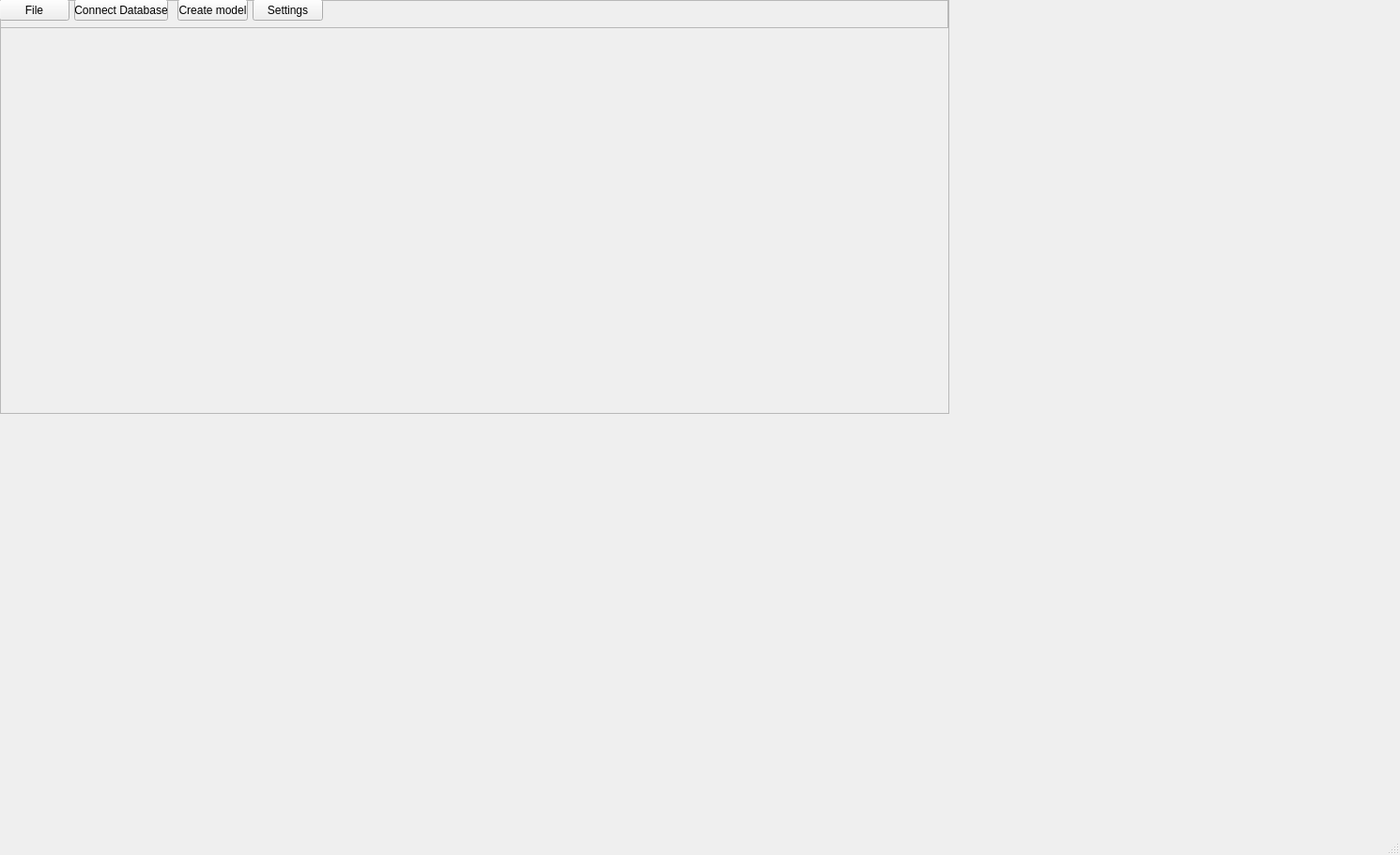
<?xml version="1.0" encoding="UTF-8"?>
<ui version="4.0">
 <class>MainWindow</class>
 <widget class="QMainWindow" name="MainWindow">
  <property name="geometry">
   <rect>
    <x>0</x>
    <y>0</y>
    <width>1491</width>
    <height>911</height>
   </rect>
  </property>
  <property name="windowTitle">
   <string>MainWindow</string>
  </property>
  <widget class="QWidget" name="centralwidget">
   <widget class="QFrame" name="frame">
    <property name="geometry">
     <rect>
      <x>0</x>
      <y>0</y>
      <width>1011</width>
      <height>441</height>
     </rect>
    </property>
    <property name="frameShape">
     <enum>QFrame::StyledPanel</enum>
    </property>
    <property name="frameShadow">
     <enum>QFrame::Raised</enum>
    </property>
    <widget class="QFrame" name="frame_2">
     <property name="geometry">
      <rect>
       <x>-1</x>
       <y>-1</y>
       <width>1011</width>
       <height>31</height>
      </rect>
     </property>
     <property name="frameShape">
      <enum>QFrame::StyledPanel</enum>
     </property>
     <property name="frameShadow">
      <enum>QFrame::Raised</enum>
     </property>
     <widget class="QPushButton" name="btn_file">
      <property name="geometry">
       <rect>
        <x>0</x>
        <y>0</y>
        <width>75</width>
        <height>23</height>
       </rect>
      </property>
      <property name="text">
       <string>File</string>
      </property>
     </widget>
     <widget class="QPushButton" name="btn_connect_database">
      <property name="geometry">
       <rect>
        <x>80</x>
        <y>0</y>
        <width>100</width>
        <height>23</height>
       </rect>
      </property>
      <property name="text">
       <string>Connect Database</string>
      </property>
     </widget>
     <widget class="QPushButton" name="pushButton_3">
      <property name="geometry">
       <rect>
        <x>190</x>
        <y>0</y>
        <width>75</width>
        <height>23</height>
       </rect>
      </property>
      <property name="text">
       <string>Create model</string>
      </property>
     </widget>
     <widget class="QPushButton" name="pushButton_4">
      <property name="geometry">
       <rect>
        <x>270</x>
        <y>0</y>
        <width>75</width>
        <height>23</height>
       </rect>
      </property>
      <property name="text">
       <string>Settings</string>
      </property>
     </widget>
    </widget>
   </widget>
  </widget>
  <widget class="QMenuBar" name="menubar">
   <property name="geometry">
    <rect>
     <x>0</x>
     <y>0</y>
     <width>1491</width>
     <height>21</height>
    </rect>
   </property>
  </widget>
  <widget class="QStatusBar" name="statusbar"/>
 </widget>
 <resources/>
 <connections/>
</ui>
